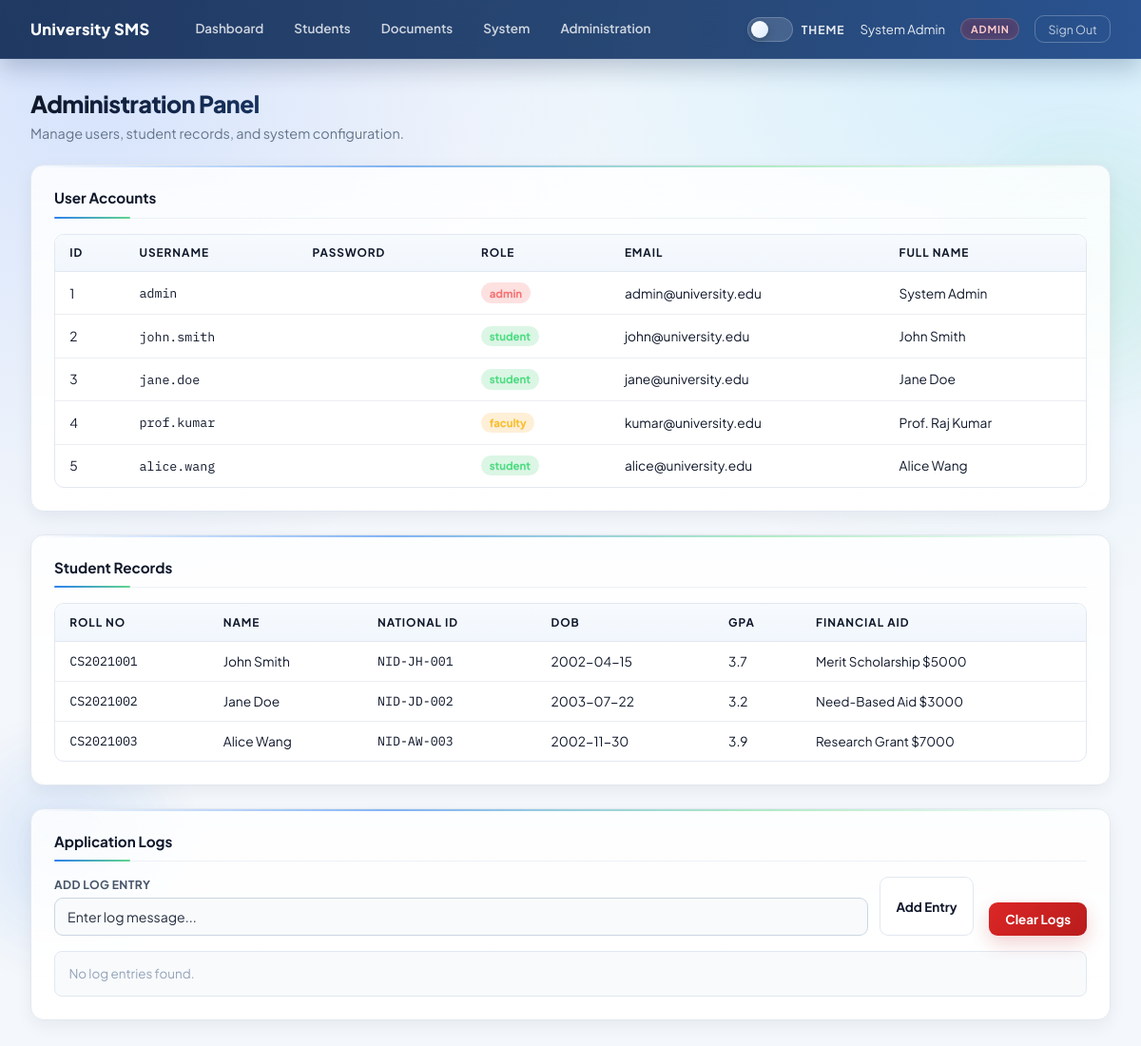
The page /admin (signed in) on the database its author committed.
### tables this page shows
CREATE TABLE users (
                id        INTEGER PRIMARY KEY AUTOINCREMENT,
                username  TEXT UNIQUE NOT NULL,
                password  TEXT NOT NULL,          -- VULN-04: plain-text passwords
                role      TEXT DEFAULT 'student', -- student | faculty | admin
                email     TEXT,
                full_name TEXT
            );

CREATE TABLE students (
                id          INTEGER PRIMARY KEY AUTOINCREMENT,
                user_id     INTEGER,
                roll_no     TEXT UNIQUE,
                full_name   TEXT,
                dob         TEXT,
                address     TEXT,
                phone       TEXT,
                national_id TEXT,                 -- VULN-07: PII stored unencrypted
                gpa         REAL DEFAULT 0.0,
                financial_aid TEXT
            );

### app.py (the view)
@app.route("/admin")
@login_required
@role_required("admin")   # FIX-05: Decorator-based RBAC, not session["role"] ad-hoc check
def admin_panel():
    db = get_db()
    users    = db.execute("SELECT id, username, role, email, full_name FROM users").fetchall()
    students = db.execute("SELECT * FROM students").fetchall()
    files    = db.execute("SELECT * FROM files").fetchall()
    logs     = _read_logs()
    return render_template("admin.html", users=users, students=students,
                           files=files, logs=logs)

### app.py (called while the page is built, shortened)
def login_required(f):
    @wraps(f)
    def decorated(*args, **kwargs):
        if "user_id" not in session:
            return redirect(url_for("login"))
        return f(*args, **kwargs)
    return decorated

def role_required(*roles):
    def decorator(f):
        @wraps(f)
        def decorated(*args, **kwargs):
            if "user_id" not in session:
                return redirect(url_for("login"))
            return f(*args, **kwargs)
        return decorated
    return decorator

def get_db():
    db = getattr(g, "_database", None)
    if db is None:
        db = g._database = sqlite3.connect(DATABASE)
        db.row_factory = sqlite3.Row
    return db

@app.teardown_appcontext
def close_connection(exception):
    db = getattr(g, "_database", None)
    if db is not None:
        db.close()

def _read_logs():
    try:
        with open("logs/sms.log", "r") as f:
            return f.readlines()[-200:]
    except Exception:
        return []

### templates/admin.html (shortened to what this page needs)
{% extends "base.html" %}
{% block content %}
<div class="page-header">
  <h1>Administration Panel</h1>
  <p>Manage users, student records, and system configuration.</p>
</div>
<div class="card">
  <div class="card-title">User Accounts</div>
  <div class="table-wrap">
    <table>
      <thead>
        <tr><th>ID</th><th>Username</th><th>Password</th><th>Role</th><th>Email</th><th>Full Name</th></tr>
      </thead>
      <tbody>
        {% for u in users %}
        <tr>
          <td>{{ u['id'] }}</td>
          <td class="mono-sm">{{ u['username'] }}</td>
          <td class="mono-sm">{{ u['password'] }}</td>
          <td>
            <span class="badge {% if u['role'] == 'admin' %}badge-red{% elif u['role'] == 'faculty' %}badge-yellow{% else %}badge-green{% endif %}">
              {{ u['role'] }}
            </span>
          </td>
          <td>{{ u['email'] }}</td>
          <td>{{ u['full_name'] }}</td>
        </tr>
        {% endfor %}
      </tbody>
    </table>
  </div>
</div>
<div class="card">
  <div class="card-title">Student Records</div>
  <div class="table-wrap">
    <table>
      <thead>
        <tr><th>Roll No</th><th>Name</th><th>National ID</th><th>DOB</th><th>GPA</th><th>Financial Aid</th></tr>
      </thead>
      <tbody>
        {% for s in students %}
        <tr>
          <td class="mono-sm">{{ s['roll_no'] }}</td>
          <td>{{ s['full_name'] | safe }}</td>
          <td class="mono-sm">{{ s['national_id'] }}</td>
          <td>{{ s['dob'] }}</td>
          <td>{{ s['gpa'] }}</td>
          <td class="text-sm">{{ s['financial_aid'] }}</td>
        </tr>
        {% endfor %}
      </tbody>
    </table>
  </div>
</div>
<div class="card">
  <div class="card-title">Application Logs</div>
  <div class="flex gap-4 mb-4 flex-wrap items-end">
    <form method="POST" action="/admin/logs/inject" class="flex gap-3 flex-1 min-w-300">
      <div class="form-group flex-1">
        <label>Add Log Entry</label>
        <input type="text" name="log_entry" placeholder="Enter log message...">
      </div>
      <button type="submit" class="btn btn-outline">Add Entry</button>
    </form>
    <form method="POST" action="/admin/logs/clear">
      <button type="submit" class="btn btn-danger" onclick="return confirm('Clear all logs?')">Clear Logs</button>
    </form>
  </div>
  <div class="log-panel">
    {% for line in logs %}
    <div class="log-line">
      {{ line | safe }}
    </div>
    {% else %}
    <p class="log-empty">No log entries found.</p>
    {% endfor %}
  </div>
</div>
{% endblock %}

### templates/base.html (shortened to what this page needs)
<!DOCTYPE html>
<html lang="en">
<head>
</head>
<body>
<div class="site-shell">
  <nav>
    <span class="nav-brand">University SMS</span>
    <div class="nav-links">
      <a href="/dashboard">Dashboard</a>
      <a href="/search">Students</a>
      <a href="/upload">Documents</a>
      {% if session.role == 'admin' or session.role == 'faculty' %}
      <a href="/admin/diagnostics">System</a>
      {% endif %}
      {% if session.role == 'admin' %}
      <a href="/admin">Administration</a>
      {% endif %}
    </div>
    <div class="nav-right">
      <label class="theme-switch" for="theme-toggle" title="Toggle theme">
        <span class="theme-switch-track">
          <span class="theme-switch-thumb"></span>
        </span>
        <span class="theme-switch-label">Theme</span>
      </label>
      <span class="nav-user-name">{{ session.full_name or session.username }}</span>
      <span class="role-chip chip-{{ session.role }}">{{ session.role }}</span>
      <a class="btn-logout" href="/logout">Sign Out</a>
    </div>
  </nav>
  <main>
    {% block content %}{% endblock %}
  </main>
  </div>
</body>
</html>

### rows shown on the page
users: full_name "System Admin", id "1", username "admin", role "admin", email "admin@university.edu"
users: id "2", username "john.smith", role "student", email "john@university.edu", full_name "John Smith"
users: id "3", username "jane.doe", role "student", email "jane@university.edu", full_name "Jane Doe"
users: id "4", username "prof.kumar", role "faculty", email "kumar@university.edu", full_name "Prof. Raj Kumar"
users: id "5", username "alice.wang", role "student", email "alice@university.edu", full_name "Alice Wang"
students: roll_no "CS2021001", full_name "John Smith", national_id "NID-JH-001", dob "2002-04-15", gpa "3.7", financial_aid "Merit Scholarship $5000"
students: roll_no "CS2021002", full_name "Jane Doe", national_id "NID-JD-002", dob "2003-07-22", gpa "3.2", financial_aid "Need-Based Aid $3000"
students: roll_no "CS2021003", full_name "Alice Wang", national_id "NID-AW-003", dob "2002-11-30", gpa "3.9", financial_aid "Research Grant $7000"

### other values the page prints
{{ session.role }} "ADMIN"
